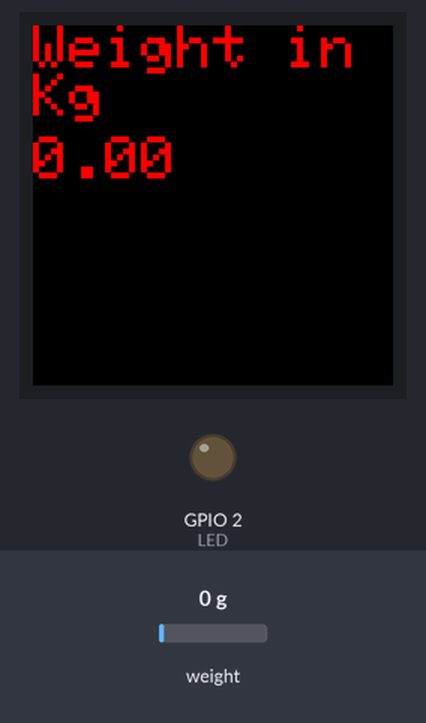
Simulated run of this sketch. Board: ESP32. Parts: 240×240 colour display, output pins drawn as LEDs (lit = HIGH). The inputs (shaded band) are chosen by the test bench; at power-on: weight on the scale 0 g. The local clock reads 2024-03-15 10:24:30 at power-on unless the sketch sets it; nothing arrives over Bluetooth unless stated; a phone connects over Bluetooth LE 3 s after start; what the sketch prints to the serial monitor is not drawn.

Above: at 2.4 s.
2.5 s: weight on the scale set to 100 g
At 8.8 s:
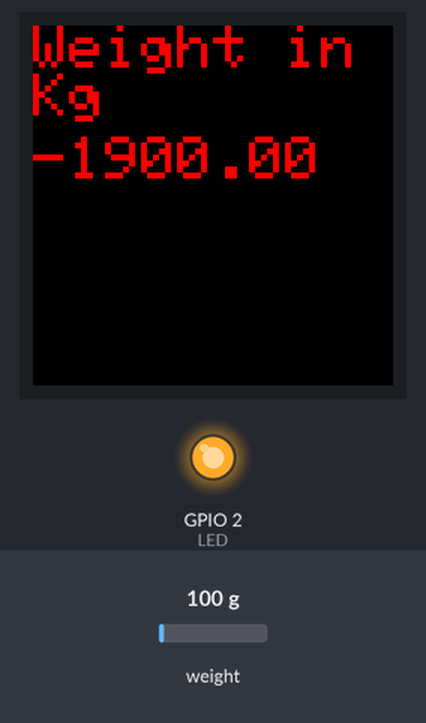
10.0 s: weight on the scale set to 1250 g
At 16.7 s:
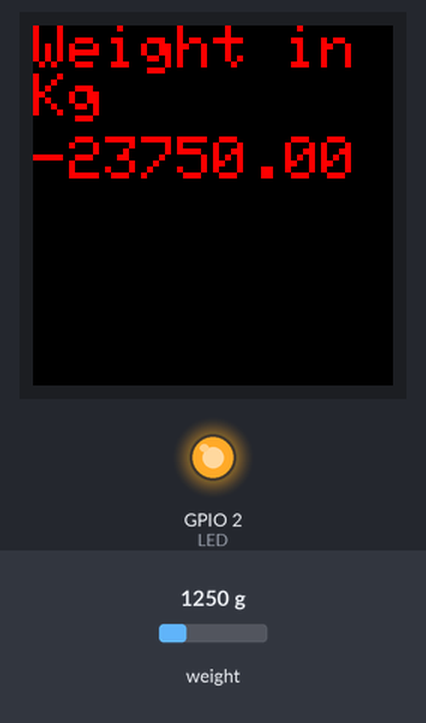
24.2 s: weight on the scale set to 2500 g
At 31.4 s:
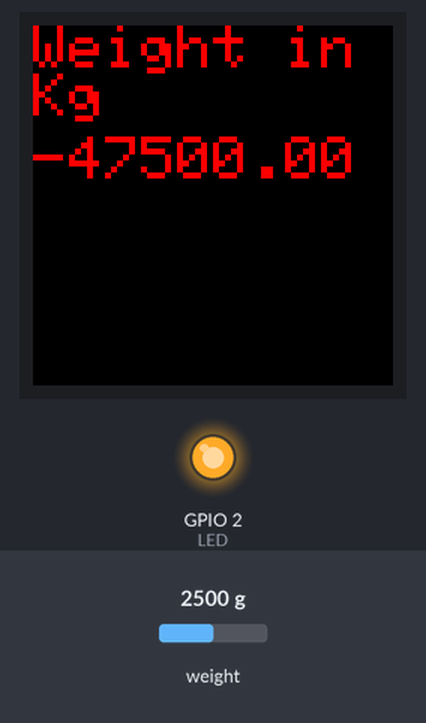
Timing chart, 0 to 32.9 s (numbered marks = the images above; inputs shaded):
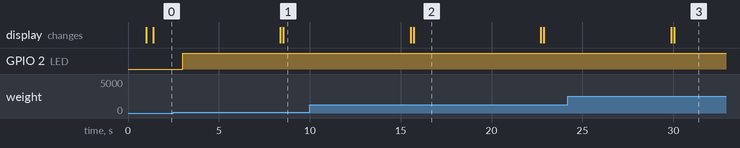

The sketch:

hx711ScalesPostCalibrate_BLE.ino
```cpp
#include "Arduino.h"
/*
 Example using the SparkFun HX711 breakout board with a scale
 By: Nathan Seidle
 SparkFun Electronics
 Date: November 19th, 2014
 License: This code is public domain but you buy me a beer if you use this and we meet someday (Beerware license).

 This example demonstrates basic scale output. See the calibration sketch to get the calibration_factor for your
 specific load cell setup.

 This example code uses bogde's excellent library:"https://github.com/bogde/HX711"
 bogde's library is released under a GNU GENERAL PUBLIC LICENSE

 The HX711 does one thing well: read load cells. The breakout board is compatible with any wheat-stone bridge
 based load cell which should allow a user to measure everything from a few grams to tens of tons.
 Arduino pin 2 -> HX711 CLK
 3 -> DAT
 5V -> VCC
 GND -> GND

 The HX711 board can be powered from 2.7V to 5V so the Arduino 5V power should be fine.

 */

#include "HX711.h"

#define calibration_factor -19000 //This value is obtained using the SparkFun_HX711_Calibration sketch

#define LOADCELL_DOUT_PIN  19
#define LOADCELL_SCK_PIN  21

HX711 scale;

//lcd defines;
#include <Adafruit_GFX.h>    // Core graphics library
#include <Adafruit_ST7789.h> // Hardware-specific library for ST7789
#include <SPI.h>             // Arduino SPI library

// ST7789 TFT module connections
//#define TFT_CS    10  // define chip select pin
#define TFT_CS    -1  // define chip select pin
#define TFT_DC     15  // define data/command pin
#define TFT_RST   4  // define reset pin, or set to -1 and connect to Arduino RESET pin

//check pins_arduino.h for MOSI and SCL pins- i changed them
// Initialize Adafruit ST7789 TFT library
Adafruit_ST7789 tft = Adafruit_ST7789(TFT_CS, TFT_DC, TFT_RST);
int fontScale = 4;
int fontHeight = fontScale * 8;

//circularBuffer include
#include <CircularBuffer.h>

#include <ArduinoJson.h>

//BLE setup includes and globals
#include <BLEDevice.h>
#include <BLEUtils.h>
#include <BLEServer.h>

// See the following for generating UUIDs:
// https://www.uuidgenerator.net/
#define SERVICE_UUID        "d586aca9-12be-4e03-8ad7-b0106ba6018f"
#define CHARACTERISTIC_UUID "42b5ebfe-a946-4f85-ba49-03495b0aa5ee"

BLECharacteristic *pCharacteristic; //global for the characterisy=tic, that way i can access it in loop

//time stuff library import and globals....
#include <ESP32Time.h>
ESP32Time rtc;
long long epoch = 0;

#define looptimedelay 5000
bool isConnected = false;

int LED = 2; // LED connected to pin 2
float oldWeight = 0.000; // will use this variable to print over text in screen in backgound colour to blank text before next write

float newWeight = 0.000; //
long count = 0; //will use this for testing mqtt persistence
struct DataSend {
	unsigned long epoch;
	float adcRaw;
} boing;

RTC_DATA_ATTR CircularBuffer<DataSend, 425> data2send; //425/4per minute = 28minutes of storage
class ServersCallbacks: public BLEServerCallbacks {
	void onConnect(BLEServer *pServer) {
		isConnected = true;
		digitalWrite(LED, HIGH);
		Serial.println("*********");
		Serial.print("Co nected");

	}
	void onDisconnect(BLEServer *pServer) {
		isConnected = false;
		digitalWrite(LED, LOW);
		Serial.println("*********");
		Serial.println("Diss co nected: ");
	}

};

class MyCallbacks: public BLECharacteristicCallbacks {
	void onWrite(BLECharacteristic *pCharacteristic) {
		std::string value = pCharacteristic->getValue();
		BLEUUID gotUUID = pCharacteristic->getUUID();
		if (value.length() > 0) {
			Serial.println("*********");
			Serial.print("New value: ");
			for (int i = 0; i < value.length(); i++)
				Serial.print(value[i]);

			Serial.println();
			Serial.println("*********");
			String doing = value.c_str();
			int length = doing.length();
			doing.remove((length - 3), 3); // trim mS from the epoch
			epoch = doing.toInt();

			Serial.println((long) epoch, 10);
			if (epoch < 2524611600L && epoch > 946688400L) {
				Serial.println("lets see the epoch value: ");
				rtc.setTime(epoch, 0);

			} //close if check
		}
		if (gotUUID.bitSize() > 0) {
			std::string valueUUID = gotUUID.toString();
			for (int i = 0; i < valueUUID.length(); i++)
				Serial.print(valueUUID[i]);

		}
		if (value == "giveTime") {
			Serial.println("the time now is");
			Serial.println(rtc.getDateTime());
		}
	}
	void onRead(BLECharacteristic *pCharacteristic) {
		Serial.println(
				"++++++++Read from client has just happened+++++++++++++++++++");

	}
};

void printBuffer(void) {
	char tempString[40];
	while (data2send.size()) {
		tft.fillScreen(ST77XX_WHITE);
		struct DataSend temp = data2send.pop();
		tft.setCursor(0, 60 + 20);
		tft.println(temp.epoch);
		tft.setCursor(0, 60 + 20 + 32);
		tft.println(temp.adcRaw);
		//jsonify

		StaticJsonDocument<32> doc;

		doc["count"] = temp.epoch;
		doc["adcvalue"] = temp.adcRaw;

		serializeJson(doc, tempString);
		//serializeJson(doc, Serial);
		Serial.println(tempString);
		Serial.println("");

		pCharacteristic->setValue(tempString);
		pCharacteristic->notify();
		delay(50);
	} //closew while
	delay(2000);
} //close void printBuffer(void)

void messageReceived(String &topic, String &payload) {

}
void setup() {
	//sleep setup//////////////////////////////////////////////////////////////////////////////////////
	esp_sleep_enable_timer_wakeup(5 * 1000000);

	pinMode(LED, OUTPUT);
	digitalWrite(LED, LOW); //connected indicator
	Serial.begin(115200);
	//setup BLE setup BLE setup BLE setup BLE setup BLE setup BLE setup BLE setup BLE setup BLE setup BLE
	Serial.println("Starting BLE work!");
	BLEDevice::init("SCALESGasBottleSCALES");
	BLEServer *pServer = BLEDevice::createServer();
	pServer->setCallbacks(new ServersCallbacks);
	BLEService *pService = pServer->createService(SERVICE_UUID);
	pCharacteristic = pService->createCharacteristic(CHARACTERISTIC_UUID,
			BLECharacteristic::PROPERTY_READ | BLECharacteristic::PROPERTY_WRITE
					| BLECharacteristic::PROPERTY_NOTIFY);
	pCharacteristic->setNotifyProperty(true);
	pCharacteristic->setValue("um");
	pCharacteristic->setCallbacks(new MyCallbacks());

	pService->start();
	BLEAdvertising *pAdvertising = pServer->getAdvertising(); // this still is working for backward compatibility
	//BLEAdvertising *pAdvertising = BLEDevice::getAdvertising();
	pAdvertising->addServiceUUID(SERVICE_UUID);
	pAdvertising->setScanResponse(true);
	pAdvertising->setMinPreferred(0x06); // functions that help with iPhone connections issue
	pAdvertising->setMinPreferred(0x12);
	//pAdvertising->setMaxInterval(1000);
	//pAdvertising->setMinInterval(2000);

	//set some addvertisement nice data-------------------
	//std::string manufacturerString = "IJ1968";
	//BLEAdvertisementData advertisementData;
	//advertisementData.setManufacturerData(manufacturerString);
	//advertisementData.setManufacturerData("77");

	//pAdvertising->setAdvertisementData(advertisementData);
	//set some addvertisement nice data-------------------------------------------------------

	pAdvertising->start();
	Serial.println(
			"Characteristic defined! Now you can read it in your phone!");
	//setup SCALE setup SCALE setup SCALE setup SCALE setup SCALE setup SCALE setup SCALE setup SCALE
	Serial.println("HX711 scale initialise");

	scale.begin(LOADCELL_DOUT_PIN, LOADCELL_SCK_PIN);
	scale.set_scale(calibration_factor); //This value is obtained by using the SparkFun_HX711_Calibration sketch
	scale.tare(); //Assuming there is no weight on the scale at start up, reset the scale to 0
	if (scale.is_ready()) {
		Serial.println("HX711 scale is rrrrrrrreadeeeee");
	} else
		Serial.println("HX711 scale is in state of;ERROR ERROR ERROR ERROR");
	//setup LCD setup LCD  setup LCD  setup LCD  setup LCD  setup LCD  setup LCD  setup LCD  setup LCD

	Serial.print(F("Hello! ST77xx TFT Test"));

	// if the display has CS pin try with SPI_MODE0
	tft.init(240, 240, SPI_MODE2);    // Init ST7789 display 240x240 pixel

	// if the screen is flipped, remove this command
	tft.setRotation(3);

	Serial.println(F(". Initialized"));

	tft.setTextWrap(true);
	tft.fillScreen(ST77XX_BLACK);
	tft.setCursor(0, 30);
	tft.setTextColor(ST77XX_RED);
	tft.setTextSize(fontScale);
	tft.println("Weight in Kg");
}

void loop() {
	tft.fillScreen(ST77XX_BLACK);
	oldWeight = (scale.read());
	boing.adcRaw = oldWeight;
	boing.epoch = rtc.getEpoch();
	//do not store data if epoch has not been yet set- i.e less than 1.5 billion equivalent of july 14 2017
	if (epoch > 1500000000) {
		data2send.unshift(boing); //unshift will add data to the ringbuffer (boing)
	}

//	scale. power_down();
	Serial.print("ReadingRaw: ");
	Serial.print(oldWeight, 3); //scale.get_units() returns a float
	Serial.print(" raw\n"); //You can change this to kg but you'll need to refactor the calibration_factor
	Serial.println("================================");
	/* Serial.println("================================");*/
	//print weight to lcd
	int cursorY = fontHeight * 2;

	tft.setTextColor(ST77XX_BLACK); //blank the last text bit(instead of blanking entire screen)
	tft.setCursor(0, cursorY + 10);
	tft.print(oldWeight); // print text in background colour to blank text (instaed of blanking entire screen)
	//oldWeight = (scale.read_average(50));

	tft.setTextColor(ST77XX_RED); // set text colour back to red- finished blanking old text
	tft.setCursor(0, cursorY + 10);
	tft.print(oldWeight);
	tft.setCursor(0, 0);

	tft.println("Weight in Kg");
//	tft.enableDisplay(false);

	/*char tempString[12];
	 //itoa(count, tempString, 10);
	 dtostrf( oldWeight, 6, 3, tempString);
	 pCharacteristic->setValue(tempString);
	 pCharacteristic->notify();*/
	delay(looptimedelay);

	//print time to serial port=======================================
	Serial.print("every ");
	Serial.print(looptimedelay);
	Serial.println(" seconds the time is");
	Serial.println(rtc.getDateTime());
	//==============================================================

	/*
	 //test buuffer
	 if (data2send.size() >= 10) {
	 Serial.print("buffer has 10 elements");
	 printBuffer();
	 Serial.print("buffer has %d elements  ");
	 Serial.println(data2send.size());
	 } //close iff
	 */
	// test connected
	if (isConnected) {
		printBuffer(); //routine to disharge buffer to BLE and client
	}

	//esp_deep_sleep_start();
}
```

Measured:
- after the input at 2.5 s, the display: first differs from a run without the input after 6.0 s (image 1)
- after the input at 10.0 s, the display: first differs from a run without the input after 5.7 s (image 2)
- after the input at 24.2 s, the display: first differs from a run without the input after 5.9 s (image 3)
- what the display in image 2 shows lasts 7.0 s, from 15.7 s to 22.7 s
